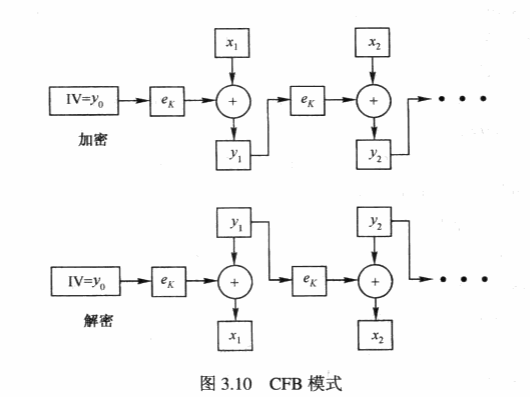
#> input picture assets/images/图3.10_CFB模式.png, 530 x 397 px, given in place of 算法5.4_RSA参数生成_1.png, which was not available
$ python imageio.py
#> lines starting #> are read from the running program, lines starting #| are printed output that depends on the picture
'''
Date: 2022.01.26 13:25:27
Description: Omit
LastEditors: Rustle Karl
LastEditTime: 2022.01.28 13:23:13
'''

from PIL import Image

stem = '算法5.4_RSA参数生成_1'

raw = Image.open(f"assets/images/{stem}.png")
#> raw is the input picture: PIL image 530x397 RGBA; mean R, G, B, A 247.1, 247.1, 247.1, 255

w, h = raw.size
#> w = 530; h = 397

p1 = raw.crop((0, 0, w, 150))
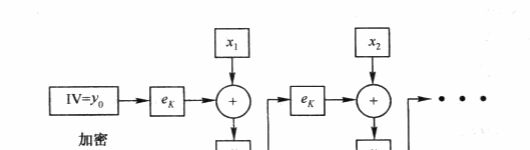
#> p1: PIL image 530x150 RGBA; mean R, G, B, A 246.7, 246.7, 246.7, 255
p1.show()

#> (the run stopped early here; a loop or call above may not have finished)

$ run again, on assets/images/定义1.2_模运算.png
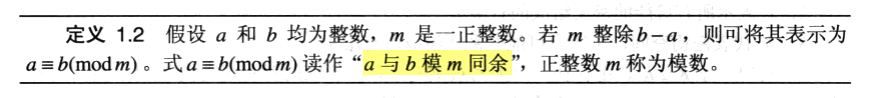
#> input picture assets/images/定义1.2_模运算.png, 873 x 98 px, given in place of 算法5.4_RSA参数生成_1.png, which was not available
#> raw is the input picture: PIL image 873x98 RGBA; mean R, G, B, A 228.9, 228.9, 224.4, 255
#> `p1 = raw.crop((0, 0, w, 150))`:
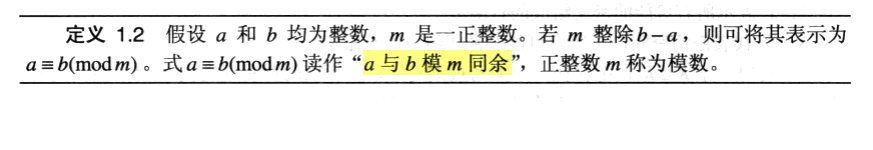
#> p1: PIL image 873x150 RGBA; mean R, G, B, A 149.6, 149.6, 146.6, 166.6; transparent parts drawn white

$ run again, on assets/images/定义1.4_乘法逆.png
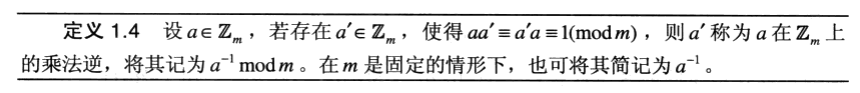
#> input picture assets/images/定义1.4_乘法逆.png, 860 x 93 px, given in place of 算法5.4_RSA参数生成_1.png, which was not available
#> raw is the input picture: PIL image 860x93 RGBA; mean R, G, B, A 228.9, 228.9, 228.9, 255
#> `p1 = raw.crop((0, 0, w, 150))`:
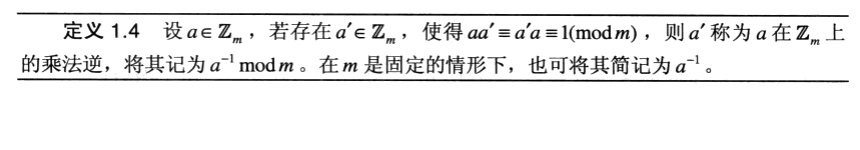
#> p1: PIL image 860x150 RGBA; mean R, G, B, A 141.9, 141.9, 141.9, 158.1; transparent parts drawn white

$ run again, on assets/images/定义1.6_同步流密码.png
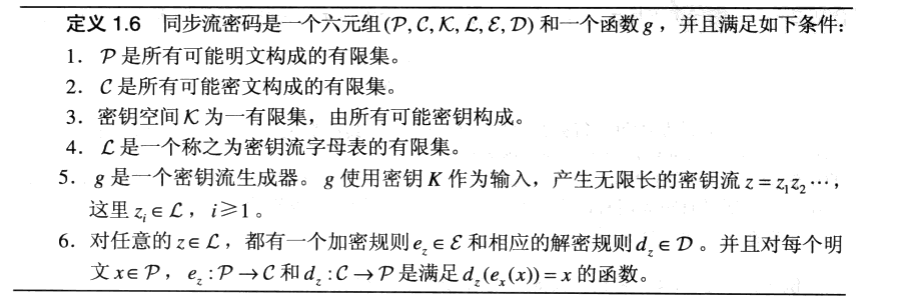
#> input picture assets/images/定义1.6_同步流密码.png, 898 x 300 px, given in place of 算法5.4_RSA参数生成_1.png, which was not available
#> raw is the input picture: PIL image 898x300 RGB; min 0, max 255, mean 236.1
#> `p1 = raw.crop((0, 0, w, 150))`:
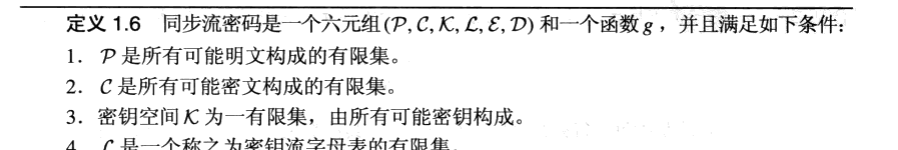
#> p1: PIL image 898x150 RGB; min 0, max 255, mean 235.2
